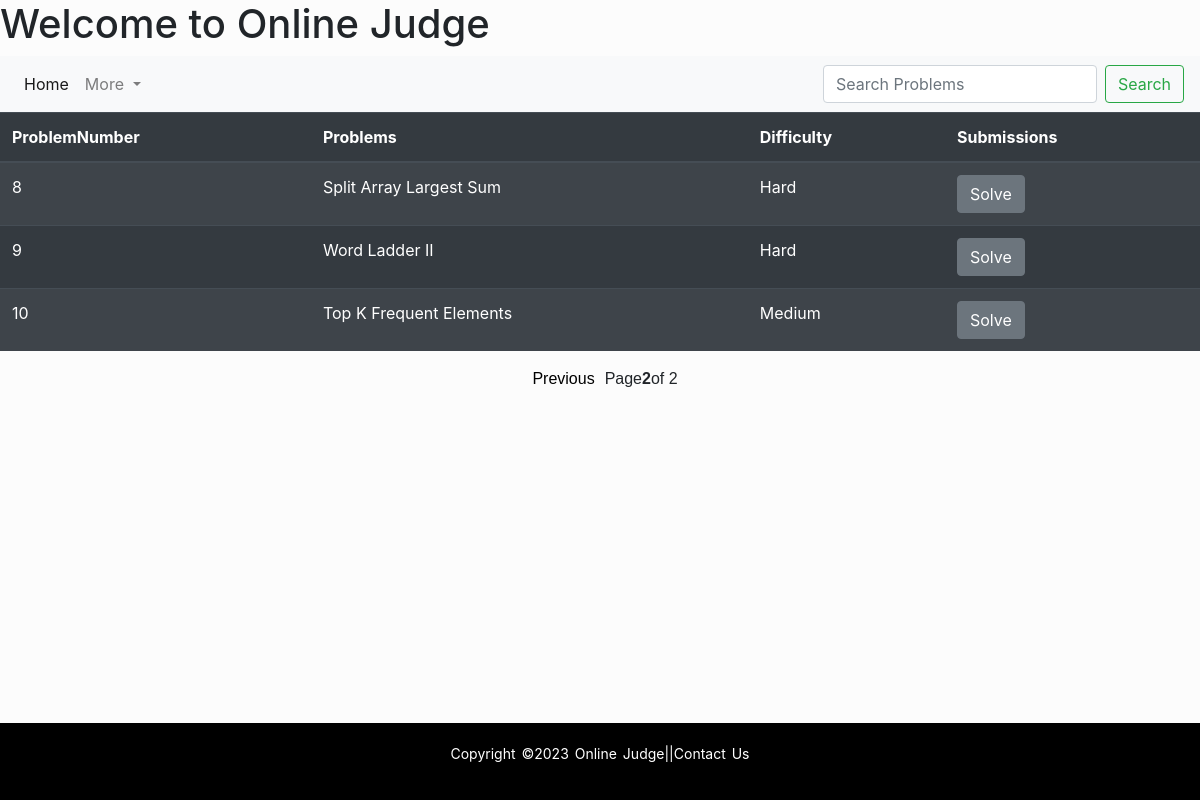
Screenshot of /home/?page=2 (signed in) with the database file from the repository.
### login/models.py (models this page shows)
class Problem(models.Model):
    problemNumber=models.IntegerField(100)
    problemName=models.CharField(max_length=500)
    problemDifficulty=models.CharField(max_length=10)
    problemDescription=models.CharField(max_length=5000)

### login/views.py (the view)
# urls.py: path('home/',views.HomePage,name='Home'),
@login_required(login_url='Login')
def HomePage(request):
    problems = Problem.objects.order_by('id')
    paginator =Paginator(problems,7)
    page=request.GET.get('page')
    try:
        problems=paginator.page(page)
    except PageNotAnInteger:
        problems=paginator.page(1)
    except EmptyPage:
        problems=paginator.page(paginator.num_pages)
    return render(request,'login/home.html',{
            'problems':problems
        })

### templates/Login/home.html (shortened to what this page needs)
<!doctype html>
<html lang="en">
  <head>
    <link rel="stylesheet" href="https://cdn.jsdelivr.net/npm/bootstrap@4.3.1/dist/css/bootstrap.min.css">
  </head>
  <body>
    <h1>Welcome to Online Judge</h1>
    {% include 'Home/navbar.html' %}
    <div container>
    <div class="row">
    <div class="col-md-12">
    <table class="table table-striped table-dark table-hover"">
      <thead>
        <tr>
          <th scope="col">ProblemNumber</th>
          <th scope="col">Problems</th>
          <th scope="col">Difficulty</th>
          <th scope="col">Submissions</th>
        </tr>
      </thead>
      <tbody>
          {% for p in problems %}
          <tr>
          <td>{{p.problemNumber}}</td>
          <td>{{p.problemName}}</td>
          <td>{{p.problemDifficulty}}</td>
          <td><a href="/P1/{{p.problemNumber}}" class="btn btn-secondary" name="check">Solve</a></td>
          </tr>
        {% endfor %}
      </tbody>
    </table>
  </div>
    </div>
  </div>
  {% include 'Home/pagination.html' with page=problems %}
    {% include 'Home/footer.html' %}
  </body>
</html>

### templates/Home/footer.html (style rules this page uses)
body { background: #fcfcfc; margin: 0; padding: 0; display: flex; flex-direction: column; min-height: 100vh; }

### rows the page displays
Problem: problemNumber "8", problemName "Split Array Largest Sum", problemDifficulty "Hard"
Problem: problemNumber "9", problemName "Word Ladder II", problemDifficulty "Hard"
Problem: problemNumber "10", problemName "Top K Frequent Elements", problemDifficulty "Medium"

### other values shown
{{ page.number }} "2"
{{ page.paginator.num_pages }} "2"
